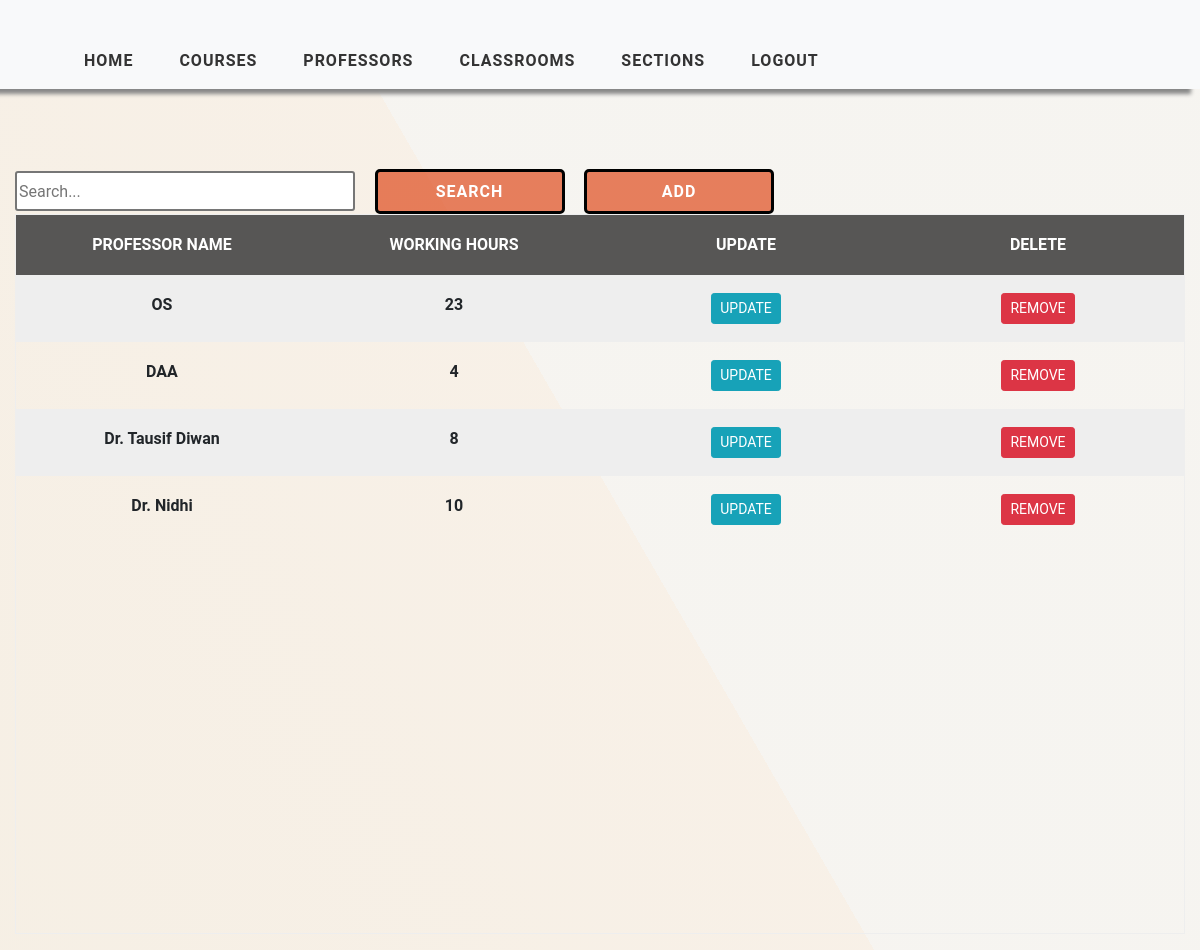
The page /professor_view/ (signed in) on the database its author committed.
### timetableapp/models.py (models this page shows, shortened)
class Professor(models.Model):
    professor_id = models.CharField(max_length=2000,primary_key=True)
    professor_name = models.CharField(max_length=2000, null=True)
    working_hours = models.IntegerField(null=True)
    available_hours = models.IntegerField(null=True)

### timetableapp/views.py (the view)
# urls.py: path('professor_view/', views.ProfessorTable, name='professor_view'),
@login_required(login_url='login')
def ProfessorTable(request):
    professor1 = Professor.objects.all()
    context = {'professor1': professor1}
    return render(request, 'timetableapp/ProfessorTable.html', context)

### timetableapp/templates/timetableapp/ProfessorTable.html
{% extends 'timetableapp/main.html' %}
{% load static %}
{% block content %}
    <div class="container-fluid">
    <div class="search">
        <input type="text" class="searchbox" placeholder="Search...">
        <input type="submit" value="Search" class="searchButton">
        <a href="{% url 'add-professor' %}"><button class="searchButton">Add </button></a>
    </div>
        <div class="table  text-center">
            <div class="table-header">
                <div class="header__item filter__link">
                   Professor Name
                </div>
                <div class="header__item filter__link">
                  Working Hours
                </div>
                <div class="header__item filter__link">
                    Update
                </div>
                <div class="header__item filter__link">
                    Delete
                </div>
            </div>
            <div class="tab-content">
                {% for prof in professor1 %}
                <div class="table-row text-center">
                    <div class="table-data">
                        {{ prof.professor_name }}
                    </div>
                    <div class="table-data">
                        {{ prof.working_hours}}
                    </div>
                    <div class="table-data">
                       <a href="{% url 'update-professor' prof.professor_id %}" class="btn btn-sm btn-info">Update</a>
                    </div>
                    <div class="table-data">
                       <a href="{% url 'delete-professor' prof.professor_id %}" class="btn btn-sm btn-danger" >Remove</a>
                    </div>
                </div>
                {% endfor %}
            </div>
        </div>
    </div>
{% endblock %}

### static/css/style.css (style rules this page uses)
a { cursor: pointer; }
body { background: linear-gradient(60deg, #f1e7d7a8, #f3e7d89c 50%, #f1eee8a2 50%); }

### static/css/tables.css (style rules this page uses)
*, *:before, *:after { box-sizing: border-box; }
body { font-family: "Roboto", sans-serif; margin: 0; }
.table { border: 1px solid #eeeeee; overflow-y: auto; overflow-x: auto; overflow-style: marquee-line; height: 720px; }
.table-header { display: flex; width: 100%; background: rgb(87, 86, 85); padding: 18px 0; position: sticky; top: 0; }
.table-row { display: flex; width: 100%; padding: 18px 0; }
.table-row:nth-of-type(odd) { background: #eeeeee; }
.table-data, .header__item { flex: 1 1 20%; text-align: center; font-family: Roboto, sans-serif; font-weight: bold; }
.header__item { text-transform: uppercase; }
.filter__link { color: white; text-decoration: none; position: relative; display: inline-block; padding-left: 24px; padding-right: 24px; }
.filter__link::after { content: ""; position: absolute; right: -18px; color: white; font-size: 12px; top: 50%; transform: translateY(-50%); }
.btn { border-radius: 5 !important; font-family: Roboto, sans-serif !important; text-transform: uppercase; }
.search { display: inline-block; }
.searchbox { width: 340px; height: 40px; border-style: solid; border-radius: 3px; font-family: Roboto, sans-serif; text-align: justify; }
.searchButton { width: 190px; height: 45px ; font-family: Roboto, sans-serif; text-transform: uppercase; letter-spacing: 1px; font-weight: bolder; color: white ; background: rgba(221, 63, 15, 0.651); margin-left: 15px; margin-top: 40px; border-color: black ; border-radius: 5px; border-style: solid; border-width: 3px ; }

### rows shown on the page
Professor: professor_name "OS", working_hours "23"
Professor: professor_name "DAA", working_hours "4"
Professor: professor_name "Dr. Tausif Diwan", working_hours "8"
Professor: professor_name "Dr. Nidhi", working_hours "10"
